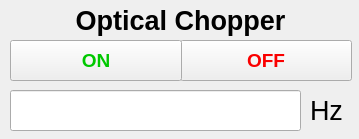
<?xml version="1.0" encoding="UTF-8"?>
<ui version="4.0">
 <class>Widget</class>
 <widget class="QWidget" name="Widget">
  <property name="geometry">
   <rect>
    <x>0</x>
    <y>0</y>
    <width>359</width>
    <height>139</height>
   </rect>
  </property>
  <property name="windowTitle">
   <string>Widget</string>
  </property>
  <widget class="QPushButton" name="off_button">
   <property name="geometry">
    <rect>
     <x>180</x>
     <y>40</y>
     <width>172</width>
     <height>41</height>
    </rect>
   </property>
   <property name="font">
    <font>
     <family>Meiryo UI</family>
     <pointsize>14</pointsize>
     <weight>75</weight>
     <italic>false</italic>
     <bold>true</bold>
    </font>
   </property>
   <property name="styleSheet">
    <string notr="true">color: rgb(250, 0, 0);
font: bold 14pt &quot;Meiryo UI&quot;;</string>
   </property>
   <property name="text">
    <string>OFF</string>
   </property>
   <property name="checkable">
    <bool>true</bool>
   </property>
   <property name="checked">
    <bool>false</bool>
   </property>
  </widget>
  <widget class="QPushButton" name="on_button">
   <property name="geometry">
    <rect>
     <x>10</x>
     <y>40</y>
     <width>172</width>
     <height>41</height>
    </rect>
   </property>
   <property name="font">
    <font>
     <family>Meiryo UI</family>
     <pointsize>14</pointsize>
     <weight>75</weight>
     <italic>false</italic>
     <bold>true</bold>
    </font>
   </property>
   <property name="styleSheet">
    <string notr="true">color: rgb(0, 200, 0);
font: bold 14pt &quot;Meiryo UI&quot;;</string>
   </property>
   <property name="text">
    <string>ON</string>
   </property>
   <property name="checkable">
    <bool>true</bool>
   </property>
  </widget>
  <widget class="QLineEdit" name="freq_edit">
   <property name="geometry">
    <rect>
     <x>10</x>
     <y>90</y>
     <width>291</width>
     <height>41</height>
    </rect>
   </property>
   <property name="font">
    <font>
     <family>Meiryo UI</family>
     <pointsize>20</pointsize>
    </font>
   </property>
   <property name="layoutDirection">
    <enum>Qt::LeftToRight</enum>
   </property>
   <property name="styleSheet">
    <string notr="true"/>
   </property>
   <property name="text">
    <string/>
   </property>
   <property name="alignment">
    <set>Qt::AlignRight|Qt::AlignTrailing|Qt::AlignVCenter</set>
   </property>
  </widget>
  <widget class="QLabel" name="hz_label">
   <property name="geometry">
    <rect>
     <x>310</x>
     <y>90</y>
     <width>41</width>
     <height>41</height>
    </rect>
   </property>
   <property name="font">
    <font>
     <family>Meiryo UI</family>
     <pointsize>20</pointsize>
    </font>
   </property>
   <property name="text">
    <string>Hz</string>
   </property>
  </widget>
  <widget class="QLabel" name="title_label">
   <property name="geometry">
    <rect>
     <x>10</x>
     <y>0</y>
     <width>341</width>
     <height>41</height>
    </rect>
   </property>
   <property name="font">
    <font>
     <family>Meiryo UI</family>
     <pointsize>20</pointsize>
     <weight>75</weight>
     <bold>true</bold>
    </font>
   </property>
   <property name="text">
    <string>Optical Chopper</string>
   </property>
   <property name="alignment">
    <set>Qt::AlignCenter</set>
   </property>
  </widget>
  <widget class="QLabel" name="status_label">
   <property name="geometry">
    <rect>
     <x>10</x>
     <y>140</y>
     <width>321</width>
     <height>16</height>
    </rect>
   </property>
   <property name="text">
    <string/>
   </property>
  </widget>
 </widget>
 <layoutdefault spacing="6" margin="11"/>
 <resources/>
 <connections/>
</ui>
